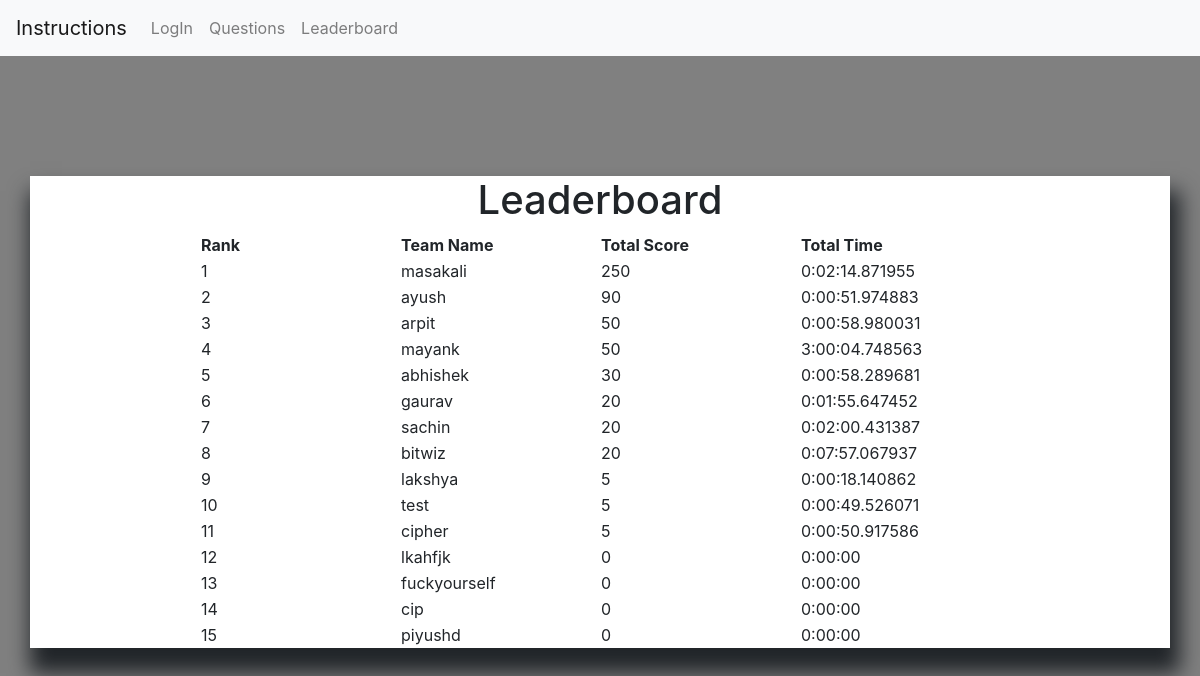
The page /ciphertech/leaderboard/ on the database its author committed.
### mainapp/models.py (models this page shows, shortened)
class teaminfo(models.Model):
     team=models.OneToOneField(User,on_delete=models.CASCADE)
     member1=models.CharField(max_length=256)
     member2=models.CharField(max_length=256,blank=True)
     collegename=models.CharField(max_length=256)
     start_time = models.DateTimeField(default=None,null=True, blank=True)
     totalscore=models.PositiveIntegerField(default=0,blank=True)
     last_submit_time = models.DateTimeField(default=datetime.now, blank=True)
     total_time=models.DurationField(default=timedelta(0,0,0), blank=True)
     ques1_part1_score=models.PositiveIntegerField(default=0,blank=True)
     ques1_part2_score=models.PositiveIntegerField(default=0,blank=True)
     ques2_part1_score=models.PositiveIntegerField(default=0,blank=True)
     ques2_part2_score=models.PositiveIntegerField(default=0,blank=True)
     ques3_part1_score=models.PositiveIntegerField(default=0,blank=True)
     ques3_part2_score=models.PositiveIntegerField(default=0,blank=True)
     ques4_part1_score=models.PositiveIntegerField(default=0,blank=True)
     ques4_part2_score=models.PositiveIntegerField(default=0,blank=True)
     ques5_part1_score=models.PositiveIntegerField(default=0,blank=True)
     ques5_part2_score=models.PositiveIntegerField(default=0,blank=True)
     ques6_part1_score=models.PositiveIntegerField(default=0,blank=True)
     ques6_part2_score=models.PositiveIntegerField(default=0,blank=True)

### mainapp/views.py (the view)
def LeaderboardView(request):
    teamslist=list(teaminfo.objects.all())
    teamslist.sort(key= lambda x:(-x.totalscore,x.total_time))
    content_dic={'teamlist':teamslist,'rank':1}
    return render(request,'mainapp/leaderboard.html',context=content_dic)

### templates/mainapp/leaderboard.html (shortened to what this page needs)
{% extends 'mainapp/base.html' %}
{% load my_extras %}
{% block body_block %}
  <center><h1>Leaderboard</h1><center>
  {% if teamlist %}
  <table>
    <thead>
      <th>Rank</th>
      <th>Team Name</th>
      <th>Total Score</th>
      <th>Total Time</th>
    </thead>
    {% for team_object in teamlist %}
    <tr>
      <td>{{ forloop.counter }}</td>
      <td>{{ team_object.team.username }}</td>
      <td>{{ team_object.totalscore }}</td>
      <td>{{ team_object.total_time }}</td>
    </tr>
    {% endfor %}
  </table>
  {% else %}
    <h2>No team registered yet.</h2>
  {% endif %}
{% endblock %}

### templates/mainapp/base.html (shortened to what this page needs)
<!DOCTYPE html>
{% load staticfiles %}
<html>
  <head>
    <link rel="stylesheet" href="{% static 'css/bootstrap.css' %}">
    <link rel="stylesheet" href="{% static 'css/basecss.css' %}">
  </head>
  <body>
    <nav class="navbar navbar-expand-lg navbar-light bg-light">
  <a class="navbar-brand" href="{% url 'mainapp:instruction'%}">Instructions</a>
  <div class="collapse navbar-collapse" id="navbarSupportedContent">
    <ul class="navbar-nav mr-auto">
      {% if not user.is_authenticated or not user.is_active %}
      <li class="nav-item">
        <a class="nav-link" href="{% url 'mainapp:login' %}">LogIn</a>
      </li>
      {% endif %}
      <li class="nav-item">
        <a class="nav-link" href="{% url 'mainapp:questionslist' %}">Questions</a>
      </li>
      <li class="nav-item">
        <a class="nav-link" href="{% url 'mainapp:leaderboard' %}">Leaderboard</a>
        </li>
        </ul>
      </div>
    </nav>
  <div class="container contentdiv">
    {% block body_block %}
    {% endblock %}
  </body>
</html>

### static/css/basecss.css (style rules this page uses)
body { background:gray; }
.contentdiv { margin-top: 50px; background-color:white; box-shadow: 5px 20px 20px 5px; }
.container { margin-top: 10%; }

### templates/mainapp/leaderboard.html (style rules this page uses)
th,td { width:200px; }

### rows shown on the page
teaminfo: team.username "masakali", totalscore "250", total_time "0:02:14.871955"
teaminfo: team.username "ayush", totalscore "90", total_time "0:00:51.974883"
teaminfo: team.username "arpit", totalscore "50", total_time "0:00:58.980031"
teaminfo: team.username "mayank", totalscore "50", total_time "3:00:04.748563"
teaminfo: team.username "abhishek", totalscore "30", total_time "0:00:58.289681"
teaminfo: team.username "gaurav", totalscore "20", total_time "0:01:55.647452"
teaminfo: team.username "sachin", totalscore "20", total_time "0:02:00.431387"
teaminfo: team.username "bitwiz", totalscore "20", total_time "0:07:57.067937"
teaminfo: team.username "lakshya", totalscore "5", total_time "0:00:18.140862"
teaminfo: team.username "test", totalscore "5", total_time "0:00:49.526071"
teaminfo: team.username "cipher", totalscore "5", total_time "0:00:50.917586"
teaminfo: team.username "lkahfjk", totalscore "0", total_time "0:00:00"
teaminfo: team.username "fuckyourself", totalscore "0", total_time "0:00:00"
teaminfo: team.username "cip", totalscore "0", total_time "0:00:00"
teaminfo: team.username "piyushd", totalscore "0", total_time "0:00:00"
